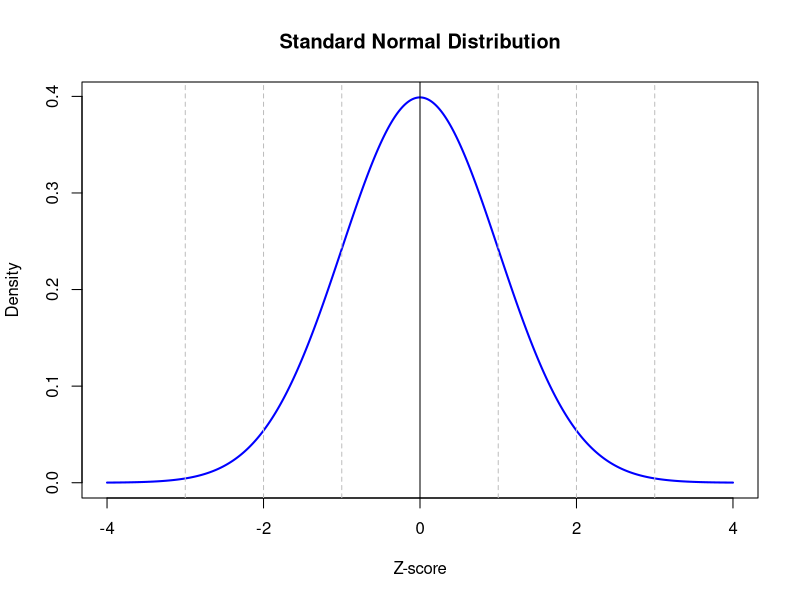

Recreate this plot in R.
## ---- chunk 1
# Visualizing a standard normal distribution
x <- seq(-4, 4, length = 1000)
y <- dnorm(x)

plot(x, y, type = "l", lwd = 2, col = "blue",
     main = "Standard Normal Distribution",
     xlab = "Z-score", ylab = "Density")
abline(v = 0, col = "black")
abline(v = c(-1, 1), col = "gray", lty = 2)
abline(v = c(-2, 2), col = "gray", lty = 2)
abline(v = c(-3, 3), col = "gray", lty = 2)
## ---- chunk 2
pnorm(78, mean = 70, sd = 6)  # ≈ 0.9082
## ---- chunk 3
1 - pnorm(140, mean = 120, sd = 10)  # ≈ 0.0228
## ---- chunk 4
pnorm(135, 120, 10) - pnorm(110, 120, 10)  # ≈ 0.7745
## ---- chunk 5
qnorm(0.9, mean = 500, sd = 100)  # ≈ 628.16
## ---- chunk 6
qnorm(0.10, mean = 250, sd = 30)  # ≈ 211.55
